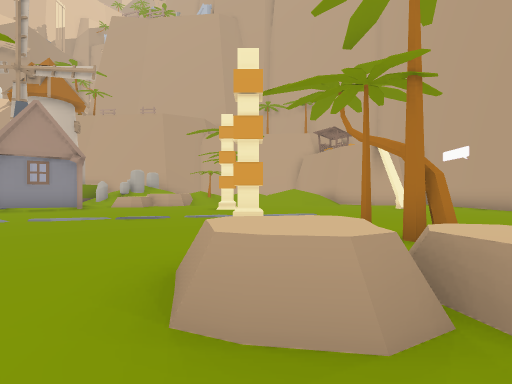
[1] (above)

24 first-person views from a walk through a Unity game level. The camera is 1.5 m above the floor, looks level and sees 85° across. The floor is counted in squares, 2.62 m on a side. Each view is taken from the middle of a square. On the plan, view 1 faces up. The plan holds only what a view shows up to about 9 squares ahead; the rest is blank. The place goes on beyond the plan. The player character is not drawn. Some animated figures are left out.

[2]
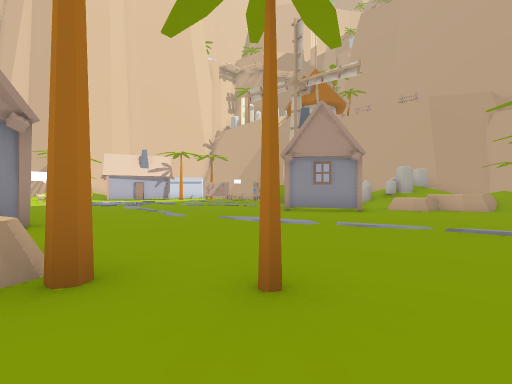

[3]
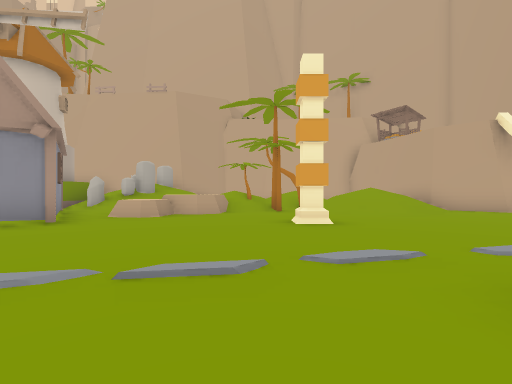

[4]
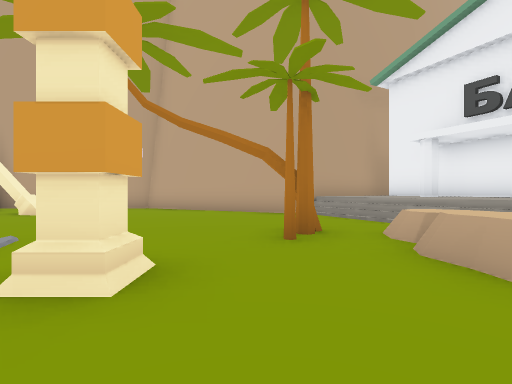

[5]
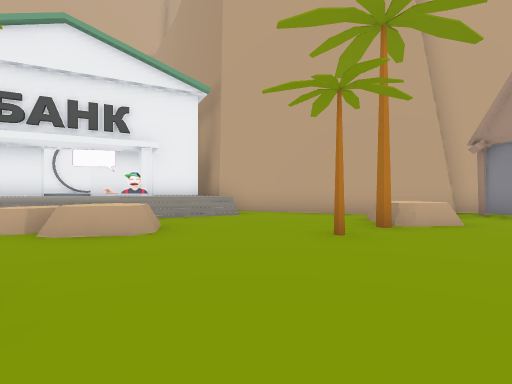

[6]
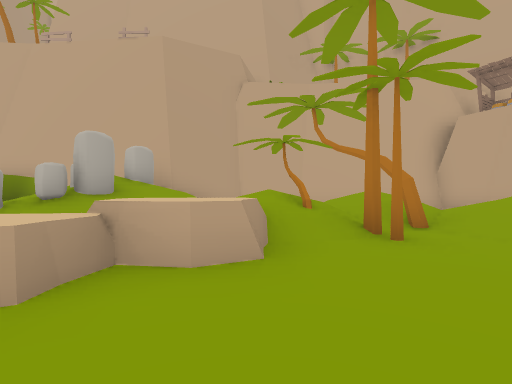

[7]
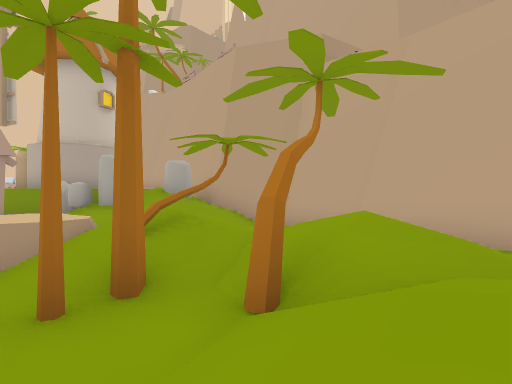

[8]
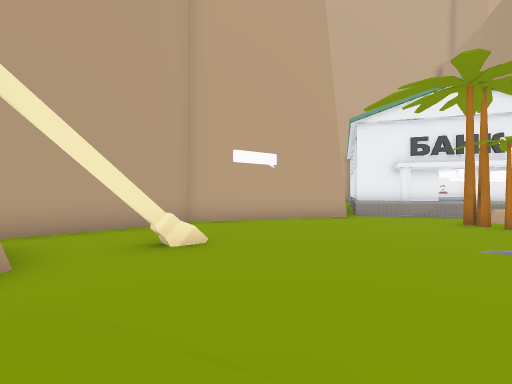

[9]
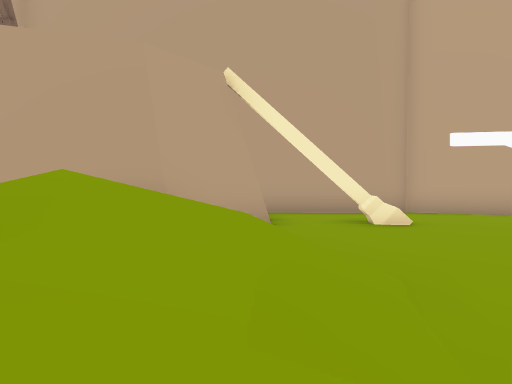

[10]
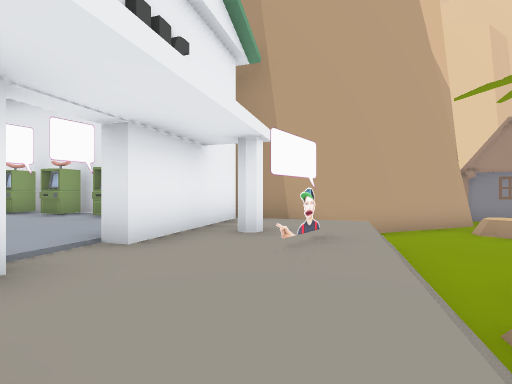

[11]
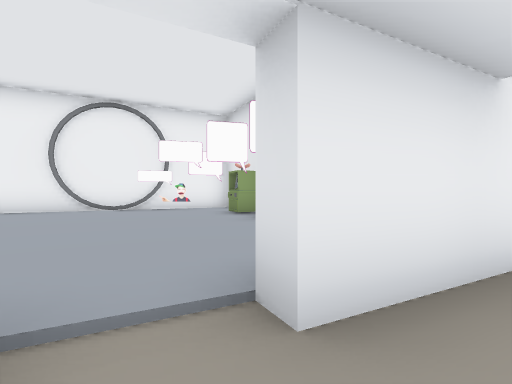

[12]
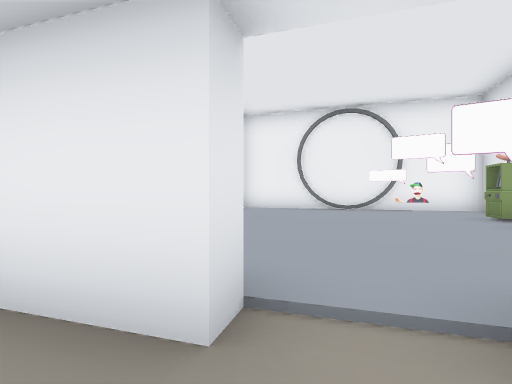

[13]
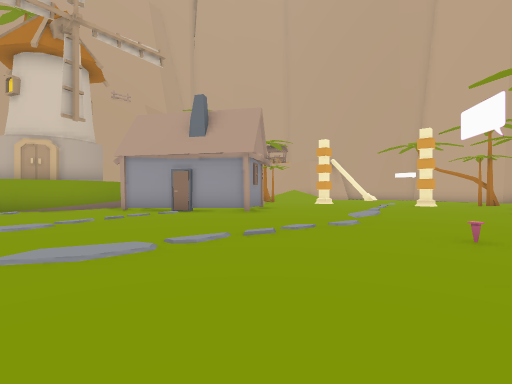

[14]
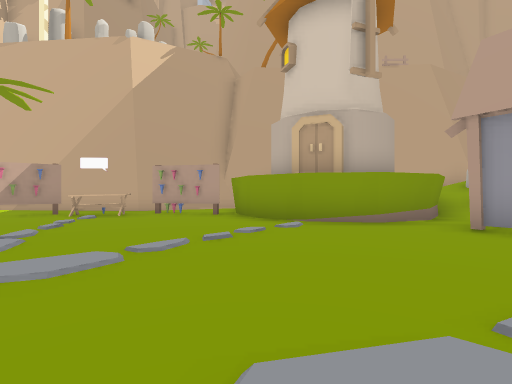

[15]
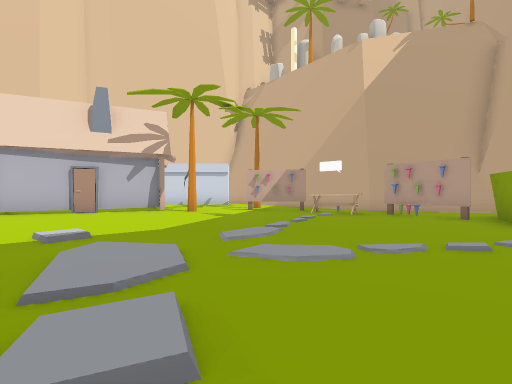

[16]
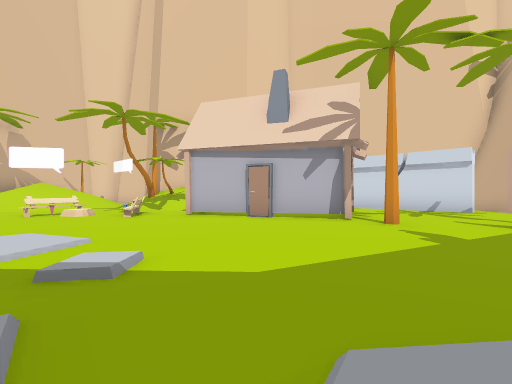

[17]
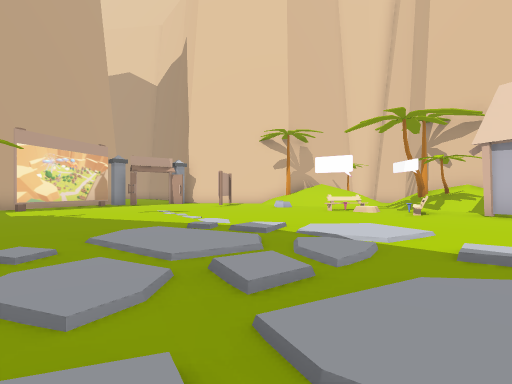

[18]
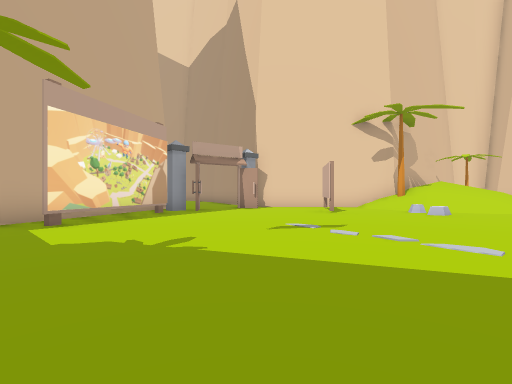

[19]
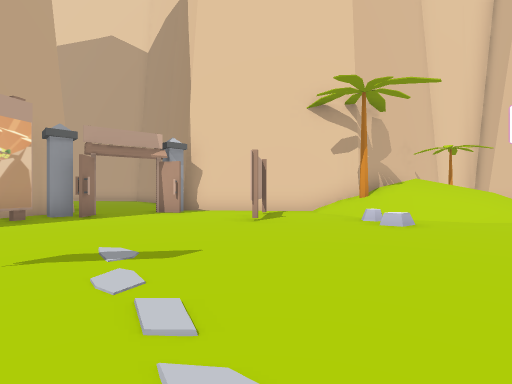

[20]
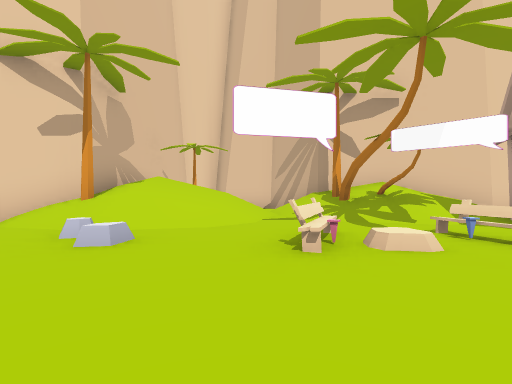

[21]
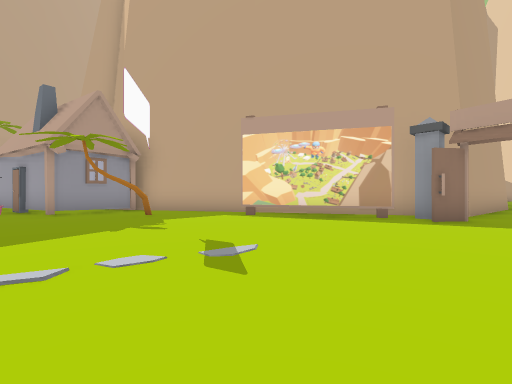

[22]
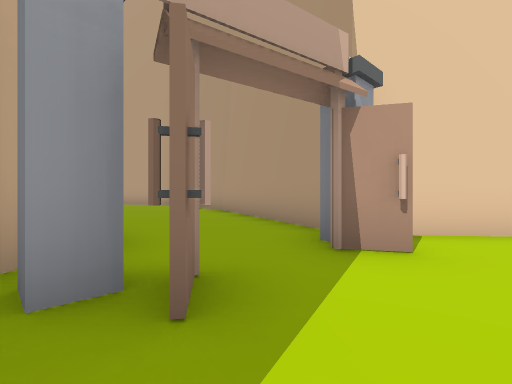

[23]
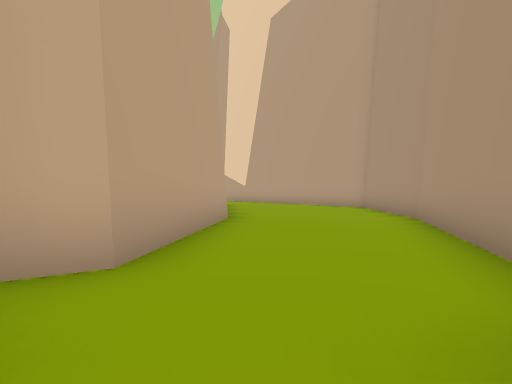

[24]
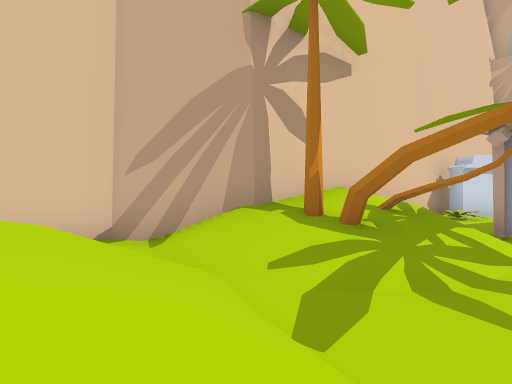

### Floor plan
Key: @ floor where view 1 was taken; # wall or solid block; x gap in a wall; . main floor; : floor 0.25 m higher than the main floor; + floor 1.25 m higher than the main floor; / step, stairs or slope; = window, fence, low wall or low ledge; ^ raised ledge; O other object.
Columns run from 29 left of view 1 to 9 right of it. Each row starts with its distance up from view 1.
 18                         #######
 17                #      ###/.  /./#
 16      #########..    #//O//    / #
 15      ##.........#   ^/O////////
 14      #... OOOOOO#   #/OO/ /O#//  #
 13    ## ....O.....#####////=//#////##
 12    OO.O..........##..O..=+=.O////.# .#
 11    O.  ##...........# O.==...../.....#
 10   #..  #............## ...........#..#
  9    #.  O............O##O....#........#
  8    #/O #.....::.......#..............#
  7    #//.O.......:.....................#
  6   ##O/OOO..:.:./....................##
  5  ####......./://.............#......#
  4 ##///.OOO...///...............O....##
  3 #/////.O...........................#
  2    ///............O.O.....O..^^^.//##
  1  O ///OO..........###O..^#...^^//++ #
  0  #///#............# ##..^....@/+++# #
 -1  ####/..O.......#.O  ####.../+==++##
 -2     ##.O.........##     ###.=+###x
 -3      ##......##.##        ###+###+++
 -4       ##O.O.#####           ### ++++
 -5        #..####                 O++++=
 -6       ##..##                   #O+++++
 -7       #...#                    #O +++++
 -8       #...#                     OO++=##
 -9      ##...#                       ####
-10      #....#                      ###
-11      #....
-12      #....
-13      #....

Positions as (right, up) in squares from view 1, and headings:
1: (0, 0), facing up
2: (-2, 1), facing up-left
3: (-2, 4), facing up
4: (-2, 4), facing right
5: (-2, 6), facing down
6: (-3, 9), facing up
7: (1, 12), facing up-left
8: (1, 12), facing down-right
9: (0, 12), facing right
10: (4, 1), facing down-left
11: (3, -1), facing down
12: (3, -1), facing down-right
13: (-13, 2), facing up-right
14: (-13, 7), facing up
15: (-13, 7), facing up-left
16: (-15, 9), facing left
17: (-14, 8), facing down-left
18: (-14, 3), facing down-left
19: (-17, 3), facing down-left
20: (-19, 3), facing left
21: (-20, 2), facing down-right
22: (-18, -3), facing down-left
23: (-20, -4), facing down
24: (-24, 2), facing up-left
